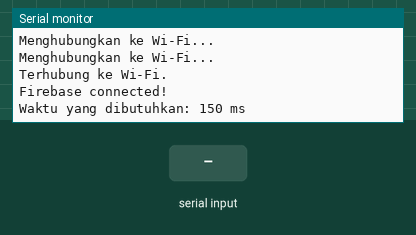
This sketch was run on a simulated ESP8266 (Wemos D1 mini). Shown: the last lines printed to the serial monitor. Inputs (shaded band) come from the test bench. WiFi joins after 1.5 s; servers stay silent unless stated.

Above: at 5.2 s.
5.3 s: "1\n" received over Serial
At 7.1 s:
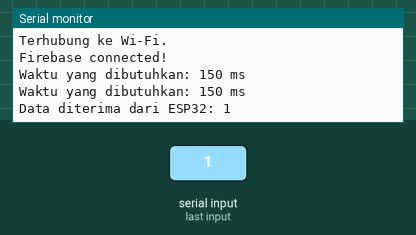
8.8 s: "0\n" received over Serial
At 10.95 s:
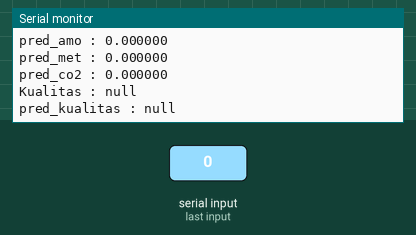

Measured:
- after the input at 5.3 s, the serial monitor: prints a new line after 1.0 s (image 1)
- after the input at 8.8 s, the serial monitor: prints a new line after 0.92 s (image 2)

The sketch:

Wemos.ino
```cpp
#include <Wire.h>
#include <FirebaseESP8266.h>
#include <ArduinoJson.h>

const char* ssid = " ";
const char* password = "";

FirebaseData firebaseData;
FirebaseConfig firebaseConfig;
FirebaseAuth firebaseAuth;

String kualitas, pred_Kualitas;
float ppmNH3 = 0, ppmCH4 = 0, ppmCO2 = 0;
float pred_amonia = 0, pred_metana = 0, pred_co2 = 0;

void setup() {
    Serial.begin(9600);

    WiFi.begin(ssid, password);
    while (WiFi.status() != WL_CONNECTED) {
        delay(1000);
        Serial.println("Menghubungkan ke Wi-Fi...");
    }
    Serial.println("Terhubung ke Wi-Fi.");

    firebaseConfig.host = "";
    firebaseConfig.signer.tokens.legacy_token = "";

    Firebase.begin(&firebaseConfig, &firebaseAuth);

    if (Firebase.ready()) {
        Serial.println("Firebase connected!");
    } else {
        Serial.println("Firebase connection failed!");
    }
    delay(2000);
}

void loop() {
    if (Serial.available()) {
        String jsonData = Serial.readStringUntil('\n');
        Serial.println("Data diterima dari ESP32: " + jsonData);
        DynamicJsonDocument doc(256);
        DeserializationError error = deserializeJson(doc, jsonData);
        if (error) {
            Serial.print("Gagal mem-parsing JSON: ");
            Serial.println(error.c_str());
            return;
        }
        String receivedData = Serial.readStringUntil('\n');
        Serial.println("Data diterima: ");

        ppmNH3 = doc["ppmNH3"];
        ppmCH4 = doc["ppmCH4"];
        ppmCO2 = doc["ppmCO2"];
        pred_amonia = doc["pred_amonia"];
        pred_metana = doc["pred_metana"];
        pred_co2 = doc["pred_co2"];
        kualitas = doc["kualitas"].as<String>();
        pred_Kualitas = doc["pred_Kualitas"].as<String>();

        Serial.printf("NH3 : %f \n", ppmNH3);
        Serial.printf("CH4 : %f \n", ppmCH4);
        Serial.printf("CO2 : %f \n", ppmCO2);
        Serial.printf("pred_amo : %f \n", pred_amonia);
        Serial.printf("pred_met : %f \n", pred_metana);
        Serial.printf("pred_co2 : %f \n", pred_co2);
        Serial.printf("Kualitas : %s \n", kualitas.c_str());
        Serial.printf("pred_kualitas : %s \n", pred_Kualitas.c_str());
    }


    sendFirebase();

    delay(1000);
}

void sendFirebase() {
    if (Firebase.ready()) {
        FirebaseJson batchData;
        batchData.set("Amonia", ppmNH3);
        batchData.set("Metana", ppmCH4);
        batchData.set("CO2", ppmCO2);
        batchData.set("Val_RW03", kualitas);
        batchData.set("pred_Amonia", pred_amonia);
        batchData.set("pred_Metana", pred_metana);
        batchData.set("pred_CO2", pred_co2);
        batchData.set("pred_RW03", pred_Kualitas);

        unsigned long startTime = millis();

        if (Firebase.setJSON(firebaseData, "/RW_03", batchData)) {
            // Menghitung waktu delay
            unsigned long endTime = millis();
            unsigned long delayTime = endTime - startTime;

//            Serial.println("Data berhasil diunggah ke Firebase tanpa folder acak");
            Serial.printf("Waktu yang dibutuhkan: %lu ms\n", delayTime);
        } else {
            Serial.print("Gagal mengirim data: ");
            Serial.println(firebaseData.errorReason());
        }
    } else {
        Serial.println("Firebase tidak siap");
    }
}
```
